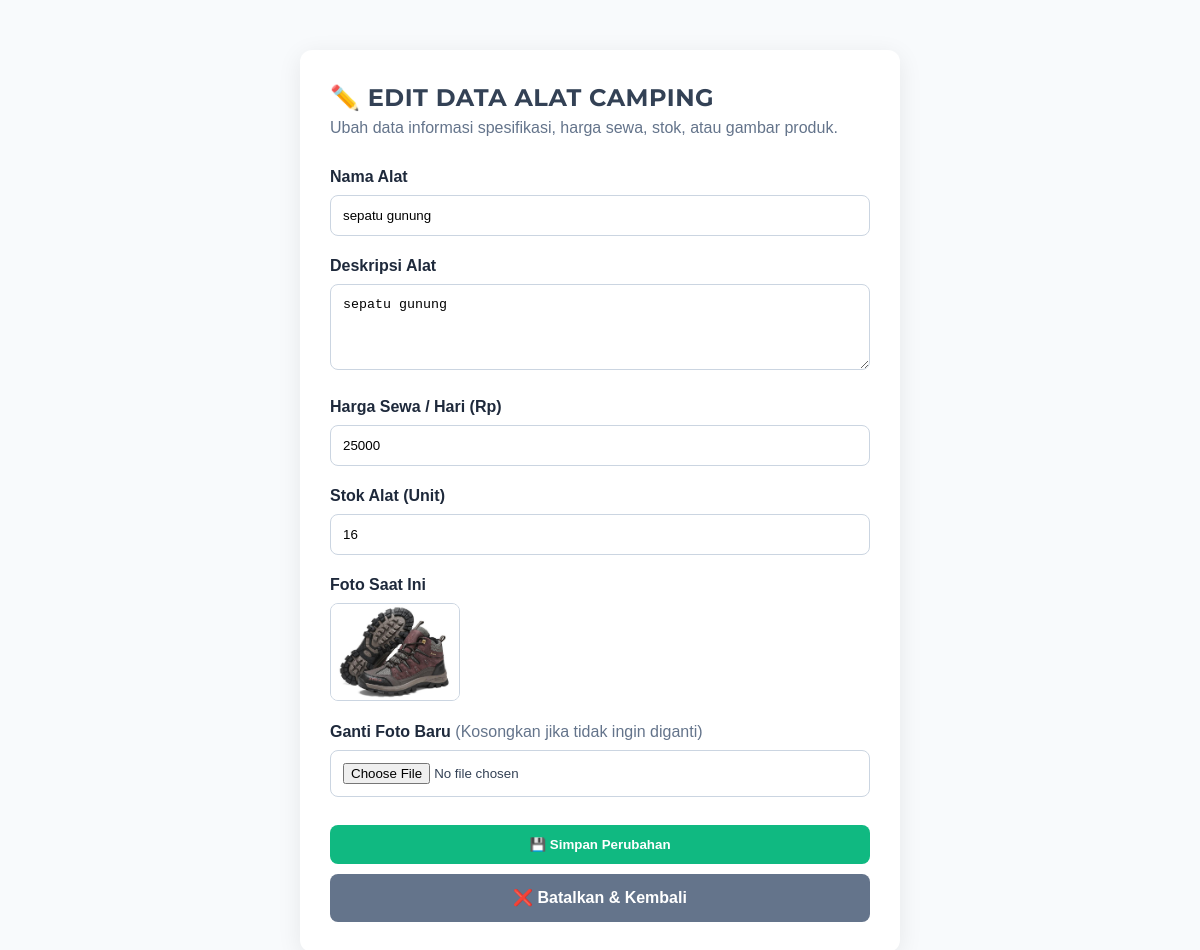
The page /admin/edit_produk.php?id=7 on the database its author committed.
### tables this page shows
CREATE TABLE `produk` (
  `id_produk` int(11) NOT NULL,
  `nama_alat` varchar(100) DEFAULT NULL,
  `kategori` varchar(50) DEFAULT NULL,
  `harga_sewa` int(11) DEFAULT NULL,
  `deskripsi` text DEFAULT NULL,
  `stok` int(11) DEFAULT NULL,
  `foto` varchar(255) DEFAULT NULL,
  `gambar` varchar(255) DEFAULT NULL
);

### admin/edit_produk.php (the view, shortened to what this page needs)
<?php
include '../config/database.php';
$id_produk = mysqli_real_escape_string($conn, $_GET['id']);
$query = mysqli_query($conn, "SELECT * FROM produk WHERE id_produk = '$id_produk'");
$produk = mysqli_fetch_assoc($query);
?>
<!DOCTYPE html>
<html lang="id">
<head>
    <link rel="stylesheet" href="../assets/style.css">
</head>
<body style="background: #f8fafc;">
<div class="edit-container">
    <h2>✏️ EDIT DATA ALAT CAMPING</h2>
    <p style="color: #64748b; margin-bottom: 25px;">Ubah data informasi spesifikasi, harga sewa, stok, atau gambar produk.</p>
    <form method="POST" enctype="multipart/form-data">
        <div class="form-group">
            <label>Nama Alat</label>
            <input type="text" name="nama_alat" value="<?= htmlspecialchars($produk['nama_alat']); ?>" required>
        </div>
        <div class="form-group">
            <label>Deskripsi Alat</label>
            <textarea name="deskripsi" rows="4" required><?= htmlspecialchars($produk['deskripsi']); ?></textarea>
        </div>
        <div class="form-group">
            <label>Harga Sewa / Hari (Rp)</label>
            <input type="number" name="harga_sewa" value="<?= $produk['harga_sewa']; ?>" required>
        </div>
        <div class="form-group">
            <label>Stok Alat (Unit)</label>
            <input type="number" name="stok" value="<?= $produk['stok']; ?>" required>
        </div>
        <div class="form-group">
            <label>Foto Saat Ini</label>
            <div style="margin-bottom: 12px;">
                <?php if(!empty($produk['foto']) && file_exists("../assets/images/".$produk['foto'])): ?>
                    <img src="../assets/images/<?= $produk['foto']; ?>" width="130" style="border-radius: 8px; border: 1px solid #cbd5e1; object-fit: cover;">
                <?php else: ?>
                    <span style="color:#94a3b8; font-style:italic; font-size:0.9rem;">Belum ada foto yang diunggah</span>
                <?php endif; ?>
            </div>
            <label>Ganti Foto Baru <span style="font-weight:normal; color:#64748b;">(Kosongkan jika tidak ingin diganti)</span></label>
            <input type="file" name="foto" accept="image/*">
        </div>
        <button type="submit" name="update_produk" class="btn btn-success">💾 Simpan Perubahan</button>
        <a href="produk.php" class="btn btn-secondary">❌ Batalkan & Kembali</a>
    </form>
</div>
</body>
</html>

### assets/style.css (style rules this page uses)
:root { --midnight: #0f172a; --slate-800: #1e293b; --accent-blue: #2563eb; --text-main: #334155; --text-light: #64748b; --white: #ffffff; }
* { margin: 0; padding: 0; box-sizing: border-box; }
body { font-family: 'Inter', sans-serif; background-color: #f8fafc; color: var(--text-main); line-height: 1.5; }
h1, h2, h3, .logo, .nav-link, .btn-primary { font-family: 'Montserrat', sans-serif; text-transform: uppercase; letter-spacing: 0.5px; }

### admin/edit_produk.php (style rules this page uses)
.edit-container { max-width: 600px; margin: 50px auto; padding: 30px; background: white; border-radius: 12px; box-shadow: 0 5px 25px rgba(0,0,0,0.08); font-family: sans-serif; }
.form-group { margin-bottom: 18px; }
.form-group label { display: block; margin-bottom: 6px; font-weight: bold; color: #1e293b; }
.form-group input, .form-group textarea { width: 100%; padding: 12px; border: 1px solid #cbd5e1; border-radius: 8px; box-sizing: border-box; }
.btn { padding: 12px 20px; border-radius: 8px; font-weight: bold; text-decoration: none; display: inline-block; border: none; cursor: pointer; text-align: center; }
.btn-success { background: #10b981; color: white; width: 100%; margin-top: 10px; }
.btn-secondary { background: #64748b; color: white; margin-top: 10px; display: block; }

### rows shown on the page
produk: nama_alat "sepatu gunung", deskripsi "sepatu gunung", harga_sewa "25000", stok "16", foto (picture)
